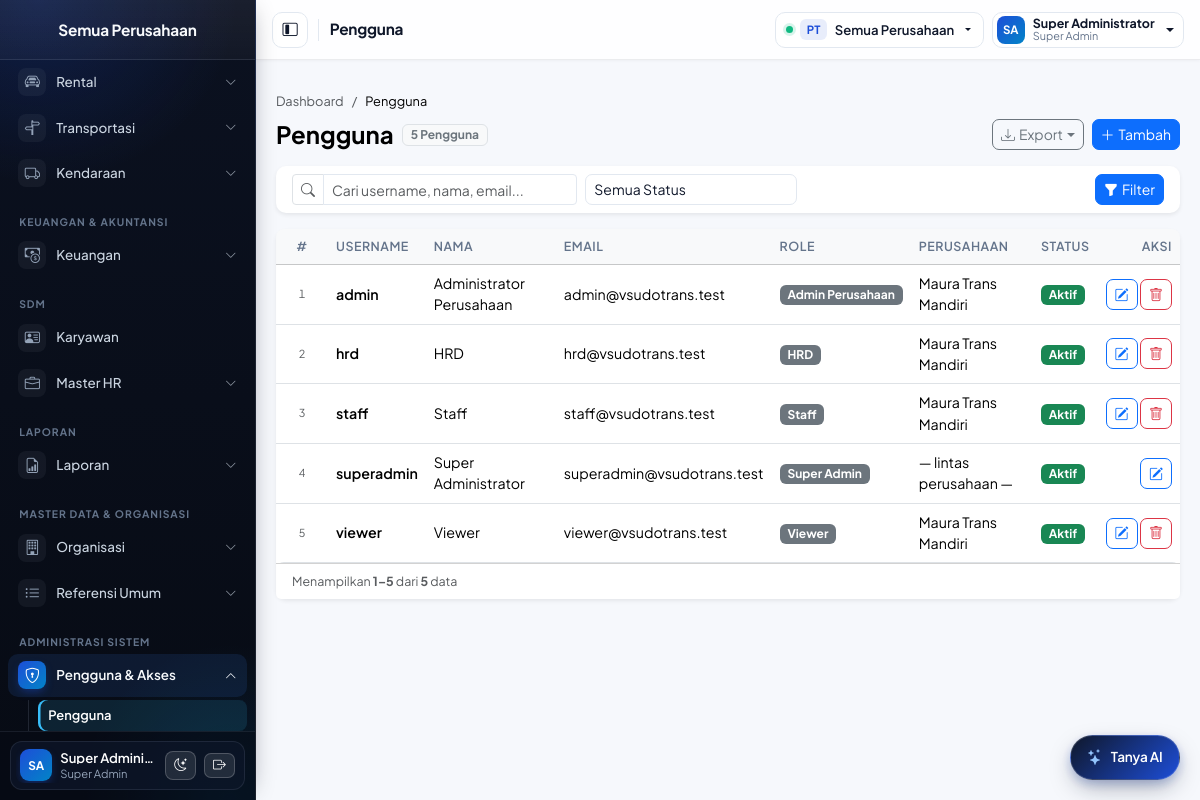
The page /pages/users/index.php (signed in) on the database its author committed.
### tables this page shows
CREATE TABLE `users` (
  `id` INT(11) NOT NULL AUTO_INCREMENT,
  `username` VARCHAR(50) NOT NULL,
  `email` VARCHAR(100) NOT NULL,
  `password` VARCHAR(255) NOT NULL,
  `full_name` VARCHAR(100) NOT NULL,
  `phone_number` VARCHAR(20) DEFAULT NULL,
  `role_id` INT(11) NOT NULL,
  `company_id` INT(11) DEFAULT NULL COMMENT 'Perusahaan aktif; NULL = lintas perusahaan',
  `is_active` TINYINT(1) NOT NULL DEFAULT 1,
  `last_login` DATETIME DEFAULT NULL,
  `created_date` DATETIME NOT NULL DEFAULT CURRENT_TIMESTAMP,
  `updated_date` DATETIME NOT NULL DEFAULT CURRENT_TIMESTAMP ON UPDATE CURRENT_TIMESTAMP,
  PRIMARY KEY (`id`),
  UNIQUE KEY `uq_users_username` (`username`),
  UNIQUE KEY `uq_users_email` (`email`),
  KEY `ix_users_company` (`company_id`),
  KEY `ix_users_phone` (`phone_number`),
  CONSTRAINT `fk_users_role` FOREIGN KEY (`role_id`) REFERENCES `roles` (`id`),
  CONSTRAINT `fk_users_company` FOREIGN KEY (`company_id`) REFERENCES `companies` (`id`) ON DELETE SET NULL
);

CREATE TABLE `roles` (
  `id` INT(11) NOT NULL AUTO_INCREMENT,
  `name` VARCHAR(50) NOT NULL,
  `description` VARCHAR(255) DEFAULT NULL,
  `level` INT(11) NOT NULL DEFAULT 0,
  `created_date` DATETIME NOT NULL DEFAULT CURRENT_TIMESTAMP,
  PRIMARY KEY (`id`),
  UNIQUE KEY `uq_roles_name` (`name`)
);

CREATE TABLE `companies` (
  `id` INT(11) NOT NULL AUTO_INCREMENT,
  `group_id` INT(11) NOT NULL,
  `code` VARCHAR(15) NOT NULL,
  `name` VARCHAR(255) NOT NULL,
  `note` VARCHAR(2000) DEFAULT NULL,
  `phone_number` VARCHAR(20) DEFAULT NULL,
  `website` VARCHAR(300) DEFAULT NULL,
  `email` VARCHAR(200) DEFAULT NULL,
  `address` VARCHAR(1000) DEFAULT NULL,
  `city` VARCHAR(100) DEFAULT NULL,
  `logo` VARCHAR(255) DEFAULT NULL,
  `stamp` VARCHAR(255) DEFAULT NULL,
  `bot_secret` VARCHAR(128) DEFAULT NULL,
  `bot_phone` VARCHAR(30) DEFAULT NULL,
  `is_active` TINYINT(1) NOT NULL DEFAULT 1,
  `created_user` VARCHAR(255) DEFAULT NULL,
  `created_date` DATETIME NOT NULL DEFAULT CURRENT_TIMESTAMP,
  `modified_user` VARCHAR(255) DEFAULT NULL,
  `modified_date` DATETIME DEFAULT NULL,
  PRIMARY KEY (`id`),
  UNIQUE KEY `uq_companies_code` (`code`),
  UNIQUE KEY `uq_companies_bot_secret` (`bot_secret`),
  KEY `ix_companies_group` (`group_id`),
  CONSTRAINT `fk_companies_group` FOREIGN KEY (`group_id`) REFERENCES `groups` (`id`) ON DELETE RESTRICT
);

### pages/users/index.php (the view, shortened to what the rows shown need)
<?php
require_once __DIR__ . '/../../config/config.php';
[$where, $types, $params] = company_scope('u.company_id');
$st = db()->prepare("SELECT COUNT(*) FROM users u
                     JOIN roles r ON r.id = u.role_id
                     LEFT JOIN companies c ON c.id = u.company_id
                     WHERE {$where}");
$st->execute();
$total = (int) $st->get_result()->fetch_row()[0];
$p = paginate($total, (int) ($_GET['page'] ?? 1));
$st = db()->prepare("SELECT u.id, u.username, u.full_name, u.email, u.phone_number, u.is_active,
                            r.name AS role_name, c.name AS company_name
                     FROM users u
                     JOIN roles r ON r.id = u.role_id
                     LEFT JOIN companies c ON c.id = u.company_id
                     WHERE {$where} ORDER BY u.username LIMIT ? OFFSET ?");
$st->bind_param($types . 'ii', ...[...$params, $p['per_page'], $p['offset']]);
$st->execute();
$rows = $st->get_result()->fetch_all(MYSQLI_ASSOC);
require __DIR__ . '/../../includes/header.php';
?>
<main class="col-12 col-md-9 col-lg-10 p-3 p-lg-4">
    <div class="card shadow-sm border-0">
        <div class="table-responsive">
            <table class="table table-hover mb-0 align-middle">
                <thead class="table-light"><tr><th class="text-center" style="width: 52px;">#</th><th>Username</th><th>Nama</th><th>Email</th><th>Role</th><th>Perusahaan</th><th>Status</th><th class="text-end">Aksi</th></tr></thead>
                <tbody>
                <?php foreach ($rows as $idx => $r): ?>
                    <tr>
                        <td class="text-center text-muted small"><?= number_format($p['offset'] + $idx + 1, 0, ',', '.') ?></td>
                        <td class="fw-semibold"><?= e($r['username']) ?></td>
                        <td><?= e($r['full_name']) ?></td>
                        <td><?= e($r['email'] ?: '-') ?></td>
                        <td><span class="badge bg-secondary"><?= e($r['role_name']) ?></span></td>
                        <td><?= e($r['company_name'] ?? '— lintas perusahaan —') ?></td>
                        <td><span class="badge bg-<?= $r['is_active'] ? 'success' : 'secondary' ?>"><?= $r['is_active'] ? 'Aktif' : 'Nonaktif' ?></span></td>
                        <td class="text-end text-nowrap">
                            <?php if (can('users.manage')): ?>
                                <a class="btn btn-sm btn-outline-primary" href="<?= e(APP_URL) ?>/pages/users/form.php?id=<?= (int) $r['id'] ?>" title="Ubah" aria-label="Ubah"><i class="bi bi-pencil-square"></i></a>
                                <?php if ($r['username'] !== 'superadmin'): ?>
                                    <form method="post" action="<?= e(APP_URL) ?>/pages/users/delete.php" class="d-inline" onsubmit="return confirm('Hapus user ini?')">
                                        <button type="submit" class="btn btn-sm btn-outline-danger" title="Hapus" aria-label="Hapus"><i class="bi bi-trash"></i></button>
                                    </form>
                                <?php endif; ?>
                            <?php endif; ?>
                        </td>
                    </tr>
                <?php endforeach; ?>
                </tbody>
            </table>
        </div>
    </div>
</main>
<?php require __DIR__ . '/../../includes/footer.php'; ?>

### includes/header.php (shortened to what the rows shown need)
<?php
$user   = current_user();
$companies  = accessible_companies();
$userNameRaw = trim((string) ($user['name'] ?? ($user['full_name'] ?? 'User')));
$userParts   = preg_split('/\s+/', $userNameRaw) ?: ['U'];
$userInitials = strtoupper(substr($userParts[0], 0, 1) . (isset($userParts[1]) ? substr($userParts[1], 0, 1) : ''));
$roleLabel = trim((string) ($_SESSION['role_name'] ?? 'Pengguna'));
?><!DOCTYPE html>
<html lang="id">
<head>
    <link href="https://cdn.jsdelivr.net/npm/bootstrap@5.3.8/dist/css/bootstrap.min.css" rel="stylesheet">
    <link href="https://cdn.jsdelivr.net/npm/bootstrap-icons@1.13.2/font/bootstrap-icons.css" rel="stylesheet">
    <link href="https://cdn.jsdelivr.net/npm/tom-select@2.3.1/dist/css/tom-select.bootstrap5.min.css" rel="stylesheet">
    <link href="https://cdn.jsdelivr.net/npm/flatpickr/dist/flatpickr.min.css" rel="stylesheet">
    <link href="<?= e(APP_URL) ?>/assets/css/style.css?v=<?= (int) @filemtime(dirname(__DIR__) . '/assets/css/style.css') ?>" rel="stylesheet">
</head>
<body>
<div class="wrapper d-flex">
<?php require __DIR__ . '/sidebar.php'; ?>
<div class="content-wrapper">
    <div class="topbar d-flex align-items-center px-3 gap-2">
        <div class="ms-auto d-flex align-items-center gap-2 flex-shrink-0">
            <div class="dropdown">
                <button class="topbar-user-btn dropdown-toggle" type="button" data-bs-toggle="dropdown" aria-expanded="false" title="<?= e($userNameRaw) ?> (<?= e($roleLabel) ?>)">
                    <span class="topbar-avatar" aria-hidden="true"><?= e($userInitials) ?></span>
                    <span class="topbar-user-meta d-none d-xl-flex flex-column text-start">
                        <span class="topbar-user-name text-truncate"><?= e($userNameRaw) ?></span>
                        <span class="topbar-user-role text-truncate"><?= e($roleLabel) ?></span>
                    </span>
                </button>
            </div>
        </div>
    </div>
    <div class="content-main-row">

### includes/sidebar.php (shortened to what the rows shown need)
<?php
$sbUserName = trim((string) ($user['name'] ?? ($user['full_name'] ?? 'User')));
$sbParts    = preg_split('/\s+/', $sbUserName) ?: ['U'];
$sbInitials = strtoupper(substr($sbParts[0], 0, 1) . (isset($sbParts[1]) ? substr($sbParts[1], 0, 1) : ''));
?>
<nav id="sidebar" class="sidebar d-flex flex-column flex-shrink-0 p-0">
  <div class="sidebar-footer">
    <div class="sidebar-footer-card d-flex align-items-center gap-2">
      <a href="<?= e(APP_URL) ?>/pages/profile/index.php"
         class="d-flex align-items-center text-white text-decoration-none flex-grow-1 overflow-hidden sidebar-user-link"
         title="Buka Profil Saya">
        <div class="sidebar-user-avatar me-2 flex-shrink-0">
          <?= e($sbInitials) ?>
        </div>
        <div class="text-white lh-1 flex-grow-1 overflow-hidden">
          <div class="fw-semibold text-truncate" style="font-size:.82rem"><?= e($sbUserName) ?></div>
          <small class="sidebar-user-role text-truncate d-block mt-1"><?= e($_SESSION['role_name'] ?? '') ?></small>
        </div>
      </a>
    </div>
  </div>
</nav>

### rows shown on the page
users: full_name "SA", full_name "Super Admini…", full_name "Super Administrator", offset "4", username "superadmin", email "superadmin@vsudotrans.test", role.name "Super Admin", company_name "— lintas perusahaan —", is_active "Aktif"
users: offset "1", username "admin", full_name "Administrator Perusahaan", email "admin@vsudotrans.test", role.name "Admin Perusahaan", company.name "Maura Trans Mandiri", is_active "Aktif"
users: offset "2", username "hrd", full_name "HRD", email "hrd@vsudotrans.test", role.name "HRD", company.name "Maura Trans Mandiri", is_active "Aktif"
users: offset "3", username "staff", full_name "Staff", email "staff@vsudotrans.test", role.name "Staff", company.name "Maura Trans Mandiri", is_active "Aktif"
users: offset "5", username "viewer", full_name "Viewer", email "viewer@vsudotrans.test", role.name "Viewer", company.name "Maura Trans Mandiri", is_active "Aktif"

### other values the page prints
$sidebarCompanyName "Semua Perusahaan"
$m['label'] "Rental"
$m['label'] "Transportasi"
$m['label'] "Kendaraan"
$sec "KEUANGAN & AKUNTANSI"
$m['label'] "Keuangan"
$sec "SDM"
$m['label'] "Karyawan"
$m['label'] "Master HR"
$sec "LAPORAN"
$m['label'] "Laporan"
$sec "MASTER DATA & ORGANISASI"
$m['label'] "Organisasi"
$m['label'] "Referensi Umum"
$sec "ADMINISTRASI SISTEM"
